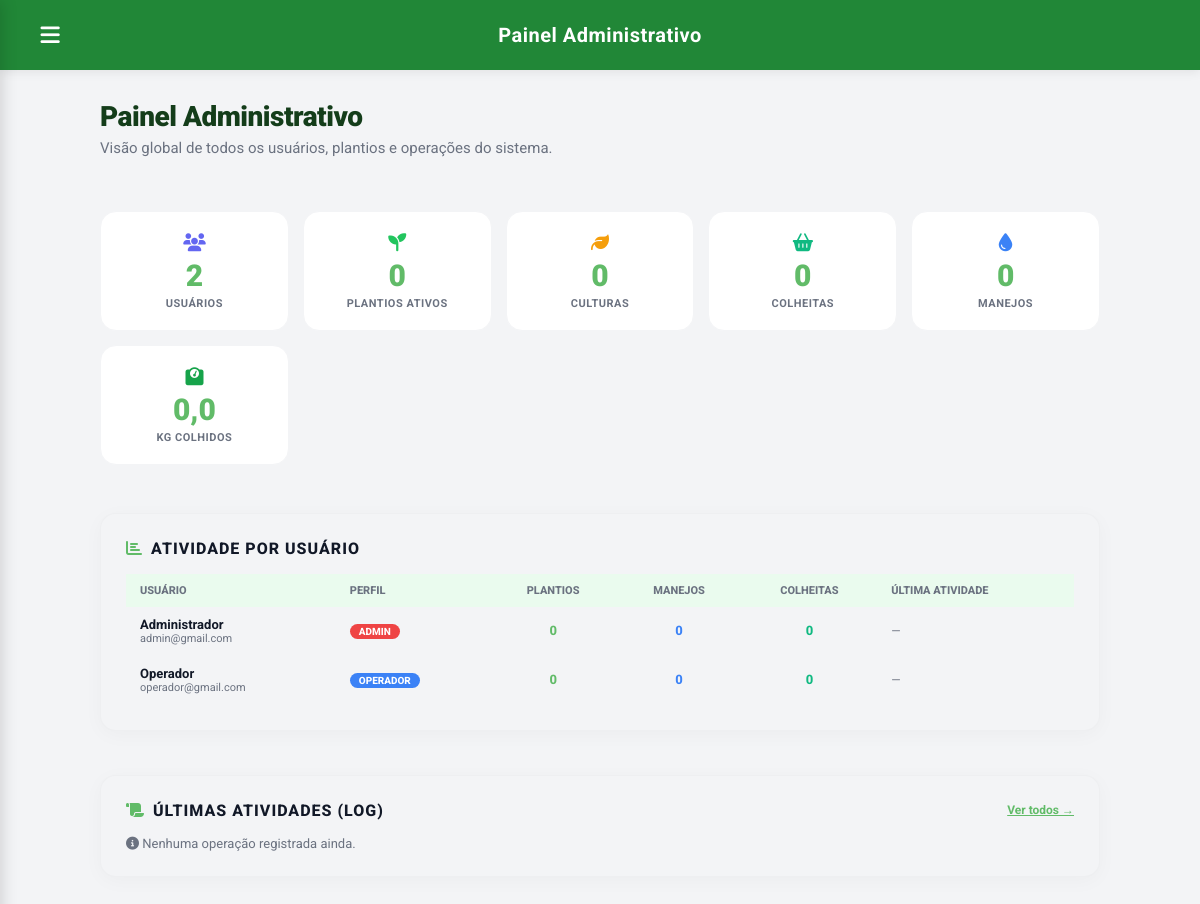
The app's page /ProducaoVegetal/admin_painel.php (signed in) with its own data.
### tables this page shows
CREATE TABLE IF NOT EXISTS `usuarios` (
  `id_usuario`  INT(11)      NOT NULL AUTO_INCREMENT,
  `nome`        VARCHAR(100) NOT NULL,
  `email`       VARCHAR(120) NOT NULL,
  `senha`       VARCHAR(255) NOT NULL,    
  `foto_perfil` VARCHAR(255)     DEFAULT NULL,
  `perfil`      VARCHAR(50)      DEFAULT 'operador',
  PRIMARY KEY (`id_usuario`),
  UNIQUE KEY `email` (`email`)
);

### ProducaoVegetal/admin_painel.php (the view, shortened to what this page needs)
<?php
require_once '../Banco/conexao.php';
$kpi = [];
$kpi['usuarios']  = $conn->query("SELECT COUNT(*) c FROM usuarios")->fetch_assoc()['c'] ?? 0;
$kpi['plantios']  = $conn->query("SELECT COUNT(*) c FROM plantios WHERE colhido=0")->fetch_assoc()['c'] ?? 0;
$kpi['culturas']  = $conn->query("SELECT COUNT(*) c FROM culturas")->fetch_assoc()['c'] ?? 0;
$kpi['colheitas'] = $conn->query("SELECT COUNT(*) c FROM colheitas")->fetch_assoc()['c'] ?? 0;
$kpi['manejos']   = $conn->query("SELECT COUNT(*) c FROM cuidados_plantio")->fetch_assoc()['c'] ?? 0;
$kpi['kg_total']  = $conn->query("SELECT COALESCE(SUM(quantidade_colhida),0) c FROM colheitas")->fetch_assoc()['c'] ?? 0;
$q_users = $conn->query("
    SELECT
        u.id_usuario, u.nome, u.email, u.perfil,
        COUNT(DISTINCT p.id_plantio)   AS n_plantios,
        COUNT(DISTINCT cp.id_cuidado)  AS n_manejos,
        COUNT(DISTINCT col.id_colheita) AS n_colheitas,
        MAX(l.data_operacao)            AS ultima_atividade
    FROM usuarios u
    LEFT JOIN culturas c   ON c.id_usuario  = u.id_usuario
    LEFT JOIN plantios p   ON p.id_cultura  = c.id_cultura
    LEFT JOIN cuidados_plantio cp ON cp.id_plantio = p.id_plantio
    LEFT JOIN colheitas col       ON col.id_plantio = p.id_plantio
    LEFT JOIN log l               ON l.id_usuario   = u.id_usuario
    GROUP BY u.id_usuario
    ORDER BY ultima_atividade DESC, u.nome ASC
");
$users_atividade = $q_users ? $q_users->fetch_all(MYSQLI_ASSOC) : [];
$q_logs = $conn->query("
    SELECT l.operacao, l.data_operacao, u.nome, u.perfil
    FROM log l
    LEFT JOIN usuarios u ON l.id_usuario = u.id_usuario
    ORDER BY l.data_operacao DESC
    LIMIT 20
");
$logs_recentes = $q_logs ? $q_logs->fetch_all(MYSQLI_ASSOC) : [];
?>
<!DOCTYPE html>
<html lang="pt-BR">
<head>
    <link rel="stylesheet" href="https://cdnjs.cloudflare.com/ajax/libs/font-awesome/6.4.0/css/all.min.css">
    <link rel="stylesheet" href="style.css">
</head>
<body>
<div class="app-layout">
    <div class="main-wrapper">
        <header class="topbar">
            <div class="topbar-left">
                <button class="menu-btn" onclick="toggleMenu()"><i class="fa-solid fa-bars"></i></button>
                <div class="topbar-title">Painel Administrativo</div>
            </div>
        </header>
        <main class="main-content">
            <div class="content-wrapper">
                <div class="page-header">
                    <h1>Painel Administrativo</h1>
                    <p>Visão global de todos os usuários, plantios e operações do sistema.</p>
                </div>
                <div class="kpi-grid">
                    <div class="kpi-card">
                        <div class="kpi-icon" style="color:#6366f1;"><i class="fa-solid fa-users"></i></div>
                        <div class="kpi-val"><?php echo $kpi['usuarios']; ?></div>
                        <div class="kpi-lbl">Usuários</div>
                    </div>
                    <div class="kpi-card">
                        <div class="kpi-icon" style="color:#22c55e;"><i class="fa-solid fa-seedling"></i></div>
                        <div class="kpi-val"><?php echo $kpi['plantios']; ?></div>
                        <div class="kpi-lbl">Plantios Ativos</div>
                    </div>
                    <div class="kpi-card">
                        <div class="kpi-icon" style="color:#f59e0b;"><i class="fa-solid fa-leaf"></i></div>
                        <div class="kpi-val"><?php echo $kpi['culturas']; ?></div>
                        <div class="kpi-lbl">Culturas</div>
                    </div>
                    <div class="kpi-card">
                        <div class="kpi-icon" style="color:#10b981;"><i class="fa-solid fa-basket-shopping"></i></div>
                        <div class="kpi-val"><?php echo $kpi['colheitas']; ?></div>
                        <div class="kpi-lbl">Colheitas</div>
                    </div>
                    <div class="kpi-card">
                        <div class="kpi-icon" style="color:#3b82f6;"><i class="fa-solid fa-droplet"></i></div>
                        <div class="kpi-val"><?php echo $kpi['manejos']; ?></div>
                        <div class="kpi-lbl">Manejos</div>
                    </div>
                    <div class="kpi-card">
                        <div class="kpi-icon" style="color:#16a34a;"><i class="fa-solid fa-weight-scale"></i></div>
                        <div class="kpi-val"><?php echo number_format($kpi['kg_total'],1,',','.'); ?></div>
                        <div class="kpi-lbl">kg Colhidos</div>
                    </div>
                </div>
                <div class="report-card" style="margin-bottom:20px;">
                    <h3 class="section-title"><i class="fa-solid fa-chart-bar"></i> Atividade por Usuário</h3>
                    <div style="overflow-x:auto;">
                        <table class="adm-table" id="tbl-usuarios">
                            <thead>
                                <tr>
                                    <th>Usuário</th>
                                    <th>Perfil</th>
                                    <th style="text-align:center;">Plantios</th>
                                    <th style="text-align:center;">Manejos</th>
                                    <th style="text-align:center;">Colheitas</th>
                                    <th>Última Atividade</th>
                                </tr>
                            </thead>
                            <tbody>
                                <?php if (empty($users_atividade)): ?>
                                    <tr><td colspan="6" style="text-align:center;color:var(--text-gray);padding:20px;">Nenhum usuário encontrado.</td></tr>
                                <?php else: ?>
                                    <?php foreach ($users_atividade as $u): ?>
                                        <tr>
                                            <td>
                                                <strong style="color:var(--text-main);"><?php echo htmlspecialchars($u['nome']); ?></strong>
                                                <div style="font-size:11px;color:var(--text-gray);"><?php echo htmlspecialchars($u['email']); ?></div>
                                            </td>
                                            <td>
                                                <span class="perfil-badge badge-<?php echo $u['perfil']; ?>">
                                                    <?php echo $u['perfil'] === 'admin' ? 'Admin' : ucfirst($u['perfil']); ?>
                                                </span>
                                            </td>
                                            <td style="text-align:center;font-weight:800;color:var(--primary-green);"><?php echo $u['n_plantios']; ?></td>
                                            <td style="text-align:center;font-weight:800;color:#3b82f6;"><?php echo $u['n_manejos']; ?></td>
                                            <td style="text-align:center;font-weight:800;color:#10b981;"><?php echo $u['n_colheitas']; ?></td>
                                            <td style="color:var(--text-gray);font-size:12px;">
                                                <?php echo $u['ultima_atividade'] ? date('d/m/Y H:i', strtotime($u['ultima_atividade'])) : '—'; ?>
                                            </td>
                                        </tr>
                                    <?php endforeach; ?>
                                <?php endif; ?>
                            </tbody>
                        </table>
                    </div>
                </div>
                <div class="report-card">
                    <div style="display:flex;align-items:center;justify-content:space-between;margin-bottom:16px;">
                        <h3 class="section-title" style="margin:0;"><i class="fa-solid fa-scroll"></i> Últimas Atividades (Log)</h3>
                        <a href="admin_log.php" style="font-size:12px;font-weight:700;color:var(--primary-green);">Ver todos →</a>
                    </div>
                    <?php if (empty($logs_recentes)): ?>
                        <p style="color:var(--text-gray);font-size:13px;"><i class="fa-solid fa-circle-info"></i> Nenhuma operação registrada ainda.</p>
                    <?php endif; ?>
                </div>
            </div>
        </main>
    </div>
</div>
</body>
</html>

### ProducaoVegetal/admin_painel.php (style rules this page uses)
.kpi-grid { display: grid; grid-template-columns: repeat(auto-fit,minmax(160px,1fr)); gap: 14px; margin-bottom: 24px; }
.kpi-card { background: var(--card-bg); border: 1px solid var(--border-color); border-radius: 16px; padding: 20px 16px; text-align: center; transition: transform .2s; }
.kpi-val { font-size: 30px; font-weight: 900; color: var(--primary-green); line-height: 1; }
.kpi-lbl { font-size: 11px; font-weight: 700; color: var(--text-gray); text-transform: uppercase; letter-spacing: .5px; margin-top: 6px; }
.kpi-icon { font-size: 18px; margin-bottom: 8px; }
.adm-table { width: 100%; border-collapse: collapse; font-size: 13px; }
.adm-table th { padding: 10px 14px; text-align: left; font-weight: 800; color: var(--text-gray); font-size: 11px; text-transform: uppercase; background: var(--form-bg,#f9fafb); }
.adm-table td { padding: 10px 14px; border-bottom: 1px solid var(--border-color); vertical-align: middle; }
.perfil-badge { display: inline-block; padding: 2px 9px; border-radius: 20px; font-size: 10px; font-weight: 800; text-transform: uppercase; color: white; }
.badge-admin { background: #ef4444; }
.badge-operador { background: #3b82f6; }
.section-title { font-size: 16px; font-weight: 800; color: var(--text-main); margin: 0 0 16px; display: flex; align-items: center; gap: 8px; }
.section-title i { color: var(--primary-green); }

### records on screen
usuarios: id_usuario "2", nome "Operador", email "operador@gmail.com", perfil "OPERADOR", n_plantios "0", n_manejos "0", n_colheitas "0"
usuarios: nome "Administrador", email "admin@gmail.com", perfil "ADMIN", n_plantios "0", n_manejos "0", n_colheitas "0"

### other values on screen
$kpi['plantios'] "0"
$kpi['culturas'] "0"
$kpi['colheitas'] "0"
$kpi['manejos'] "0"
$kpi['kg_total'] "0,0"
